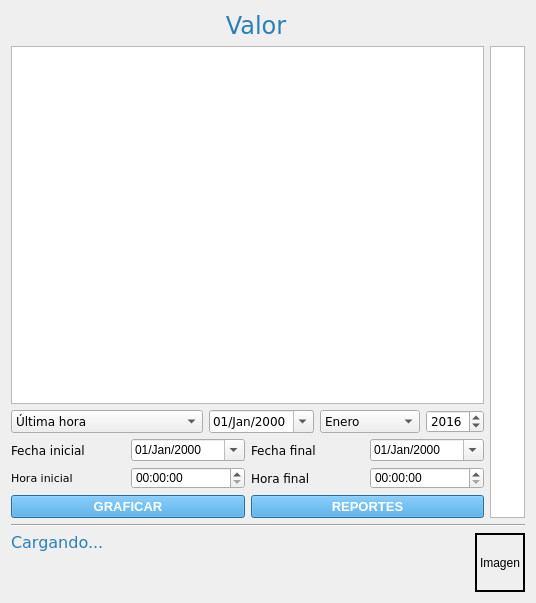
<?xml version="1.0" encoding="UTF-8"?>
<ui version="4.0">
 <class>Registros</class>
 <widget class="QWidget" name="Registros">
  <property name="geometry">
   <rect>
    <x>0</x>
    <y>0</y>
    <width>536</width>
    <height>603</height>
   </rect>
  </property>
  <property name="baseSize">
   <size>
    <width>445</width>
    <height>470</height>
   </size>
  </property>
  <property name="windowTitle">
   <string>Cargando...</string>
  </property>
  <property name="windowIcon">
   <iconset>
    <normaloff>:/sigrdap/icons/historial.png</normaloff>:/sigrdap/icons/historial.png</iconset>
  </property>
  <property name="styleSheet">
   <string notr="true">QPushButton:enabled{
background-color: #3498db;
color: rgb(255, 255, 255);
}

QPushButton:disabled{
background-color: #adc1ce;
color: rgb(255, 255, 255);
}</string>
  </property>
  <layout class="QVBoxLayout" name="verticalLayout_3">
   <item>
    <layout class="QHBoxLayout" name="horizontalLayout_2">
     <item>
      <widget class="QLabel" name="labelValor">
       <property name="sizePolicy">
        <sizepolicy hsizetype="Expanding" vsizetype="Preferred">
         <horstretch>0</horstretch>
         <verstretch>0</verstretch>
        </sizepolicy>
       </property>
       <property name="font">
        <font>
         <family>Verdana</family>
         <pointsize>18</pointsize>
         <weight>50</weight>
         <bold>false</bold>
        </font>
       </property>
       <property name="styleSheet">
        <string notr="true">color: #2980b9;</string>
       </property>
       <property name="frameShape">
        <enum>QFrame::NoFrame</enum>
       </property>
       <property name="frameShadow">
        <enum>QFrame::Plain</enum>
       </property>
       <property name="lineWidth">
        <number>1</number>
       </property>
       <property name="text">
        <string>Valor</string>
       </property>
       <property name="textFormat">
        <enum>Qt::AutoText</enum>
       </property>
       <property name="alignment">
        <set>Qt::AlignCenter</set>
       </property>
       <property name="wordWrap">
        <bool>false</bool>
       </property>
      </widget>
     </item>
     <item>
      <widget class="QLabel" name="labelDesconocido">
       <property name="toolTip">
        <string>Estado desconocido</string>
       </property>
       <property name="text">
        <string>&lt;html&gt;&lt;head/&gt;&lt;body&gt;&lt;p&gt;&lt;img src=&quot;:/Estados/icons/unknownconnection.png&quot;/&gt;&lt;/p&gt;&lt;/body&gt;&lt;/html&gt;</string>
       </property>
      </widget>
     </item>
     <item>
      <widget class="QLabel" name="labelSinConexion">
       <property name="toolTip">
        <string>Inactivo</string>
       </property>
       <property name="text">
        <string>&lt;html&gt;&lt;head/&gt;&lt;body&gt;&lt;p&gt;&lt;img src=&quot;:/Estados/icons/noconnection.png&quot;/&gt;&lt;/p&gt;&lt;/body&gt;&lt;/html&gt;</string>
       </property>
      </widget>
     </item>
     <item>
      <widget class="QLabel" name="labelIntermitente">
       <property name="toolTip">
        <string>Intermitente</string>
       </property>
       <property name="text">
        <string>&lt;html&gt;&lt;head/&gt;&lt;body&gt;&lt;p&gt;&lt;img src=&quot;:/Estados/icons/intermconnection.png&quot;/&gt;&lt;/p&gt;&lt;/body&gt;&lt;/html&gt;</string>
       </property>
      </widget>
     </item>
     <item>
      <widget class="QLabel" name="labelConectado">
       <property name="toolTip">
        <string>Activo</string>
       </property>
       <property name="text">
        <string>&lt;html&gt;&lt;head/&gt;&lt;body&gt;&lt;p&gt;&lt;img src=&quot;:/Estados/icons/goodconnection.png&quot;/&gt;&lt;/p&gt;&lt;/body&gt;&lt;/html&gt;</string>
       </property>
      </widget>
     </item>
    </layout>
   </item>
   <item>
    <layout class="QHBoxLayout" name="horizontalLayout_4">
     <item>
      <layout class="QVBoxLayout" name="verticalLayout_2">
       <item>
        <widget class="QTableWidget" name="tablaValores">
         <property name="enabled">
          <bool>true</bool>
         </property>
         <property name="sizePolicy">
          <sizepolicy hsizetype="MinimumExpanding" vsizetype="MinimumExpanding">
           <horstretch>0</horstretch>
           <verstretch>0</verstretch>
          </sizepolicy>
         </property>
         <property name="minimumSize">
          <size>
           <width>430</width>
           <height>300</height>
          </size>
         </property>
         <property name="styleSheet">
          <string notr="true">selection-color: #FFFFFF;
selection-background-color: #5bade4;
alternate-background-color: #ddf1ff;
</string>
         </property>
         <property name="horizontalScrollBarPolicy">
          <enum>Qt::ScrollBarAlwaysOff</enum>
         </property>
         <property name="alternatingRowColors">
          <bool>true</bool>
         </property>
         <property name="selectionBehavior">
          <enum>QAbstractItemView::SelectRows</enum>
         </property>
         <property name="showGrid">
          <bool>false</bool>
         </property>
         <attribute name="horizontalHeaderVisible">
          <bool>false</bool>
         </attribute>
         <attribute name="verticalHeaderVisible">
          <bool>false</bool>
         </attribute>
         <column>
          <property name="text">
           <string/>
          </property>
          <property name="font">
           <font>
            <family>Verdana</family>
           </font>
          </property>
         </column>
         <column>
          <property name="text">
           <string/>
          </property>
         </column>
         <column>
          <property name="text">
           <string/>
          </property>
         </column>
        </widget>
       </item>
       <item>
        <layout class="QHBoxLayout" name="horizontalLayout_9">
         <item>
          <widget class="QComboBox" name="seleccionarPeriodo">
           <property name="font">
            <font>
             <family>Verdana</family>
             <pointsize>9</pointsize>
            </font>
           </property>
           <item>
            <property name="text">
             <string>Última hora</string>
            </property>
           </item>
           <item>
            <property name="text">
             <string>Día</string>
            </property>
           </item>
           <item>
            <property name="text">
             <string>Mes</string>
            </property>
           </item>
           <item>
            <property name="text">
             <string>Personalizado</string>
            </property>
           </item>
          </widget>
         </item>
         <item>
          <layout class="QHBoxLayout" name="horizontalLayout_8">
           <item>
            <widget class="QDateEdit" name="day">
             <property name="font">
              <font>
               <family>Verdana</family>
               <pointsize>9</pointsize>
              </font>
             </property>
             <property name="displayFormat">
              <string>dd/MMM/yyyy</string>
             </property>
             <property name="calendarPopup">
              <bool>true</bool>
             </property>
            </widget>
           </item>
           <item>
            <widget class="QComboBox" name="month">
             <property name="enabled">
              <bool>true</bool>
             </property>
             <property name="font">
              <font>
               <family>Verdana</family>
               <pointsize>9</pointsize>
              </font>
             </property>
             <item>
              <property name="text">
               <string>Enero</string>
              </property>
             </item>
             <item>
              <property name="text">
               <string>Febrero</string>
              </property>
             </item>
             <item>
              <property name="text">
               <string>Marzo</string>
              </property>
             </item>
             <item>
              <property name="text">
               <string>Abril</string>
              </property>
             </item>
             <item>
              <property name="text">
               <string>Mayo</string>
              </property>
             </item>
             <item>
              <property name="text">
               <string>Junio</string>
              </property>
             </item>
             <item>
              <property name="text">
               <string>Julio</string>
              </property>
             </item>
             <item>
              <property name="text">
               <string>Agosto</string>
              </property>
             </item>
             <item>
              <property name="text">
               <string>Septiembre</string>
              </property>
             </item>
             <item>
              <property name="text">
               <string>Octubre</string>
              </property>
             </item>
             <item>
              <property name="text">
               <string>Noviembre</string>
              </property>
             </item>
             <item>
              <property name="text">
               <string>Diciembre</string>
              </property>
             </item>
            </widget>
           </item>
           <item>
            <widget class="QSpinBox" name="year">
             <property name="enabled">
              <bool>true</bool>
             </property>
             <property name="font">
              <font>
               <family>Verdana</family>
               <pointsize>9</pointsize>
              </font>
             </property>
             <property name="minimum">
              <number>1990</number>
             </property>
             <property name="maximum">
              <number>2199</number>
             </property>
             <property name="singleStep">
              <number>1</number>
             </property>
             <property name="value">
              <number>2016</number>
             </property>
            </widget>
           </item>
          </layout>
         </item>
        </layout>
       </item>
       <item>
        <layout class="QHBoxLayout" name="horizontalLayout_7">
         <item>
          <widget class="QLabel" name="labelFechaInicial">
           <property name="font">
            <font>
             <family>Verdana</family>
            </font>
           </property>
           <property name="text">
            <string>Fecha inicial</string>
           </property>
          </widget>
         </item>
         <item>
          <widget class="QDateEdit" name="fechaInicial">
           <property name="enabled">
            <bool>true</bool>
           </property>
           <property name="font">
            <font>
             <pointsize>9</pointsize>
            </font>
           </property>
           <property name="frame">
            <bool>true</bool>
           </property>
           <property name="keyboardTracking">
            <bool>false</bool>
           </property>
           <property name="displayFormat">
            <string>dd/MMM/yyyy</string>
           </property>
           <property name="calendarPopup">
            <bool>true</bool>
           </property>
          </widget>
         </item>
         <item>
          <widget class="QLabel" name="labelFechaFinal">
           <property name="font">
            <font>
             <family>Verdana</family>
            </font>
           </property>
           <property name="text">
            <string>Fecha final</string>
           </property>
          </widget>
         </item>
         <item>
          <widget class="QDateEdit" name="fechaFinal">
           <property name="enabled">
            <bool>true</bool>
           </property>
           <property name="font">
            <font>
             <pointsize>9</pointsize>
            </font>
           </property>
           <property name="frame">
            <bool>true</bool>
           </property>
           <property name="readOnly">
            <bool>false</bool>
           </property>
           <property name="keyboardTracking">
            <bool>false</bool>
           </property>
           <property name="displayFormat">
            <string>dd/MMM/yyyy</string>
           </property>
           <property name="calendarPopup">
            <bool>true</bool>
           </property>
           <property name="timeSpec">
            <enum>Qt::LocalTime</enum>
           </property>
          </widget>
         </item>
        </layout>
       </item>
       <item>
        <layout class="QHBoxLayout" name="horizontalLayout_6">
         <item>
          <widget class="QLabel" name="labelHoraInicial">
           <property name="font">
            <font>
             <family>Verdana</family>
             <pointsize>8</pointsize>
            </font>
           </property>
           <property name="text">
            <string>Hora inicial</string>
           </property>
          </widget>
         </item>
         <item>
          <widget class="QTimeEdit" name="horaInicial">
           <property name="enabled">
            <bool>true</bool>
           </property>
           <property name="font">
            <font>
             <pointsize>9</pointsize>
            </font>
           </property>
           <property name="displayFormat">
            <string>HH:mm:ss</string>
           </property>
           <property name="calendarPopup">
            <bool>true</bool>
           </property>
           <property name="time">
            <time>
             <hour>0</hour>
             <minute>0</minute>
             <second>0</second>
            </time>
           </property>
          </widget>
         </item>
         <item>
          <widget class="QLabel" name="labelHoraFinal">
           <property name="font">
            <font>
             <family>Verdana</family>
            </font>
           </property>
           <property name="text">
            <string>Hora final</string>
           </property>
          </widget>
         </item>
         <item>
          <widget class="QTimeEdit" name="horaFinal">
           <property name="enabled">
            <bool>true</bool>
           </property>
           <property name="font">
            <font>
             <pointsize>9</pointsize>
            </font>
           </property>
           <property name="displayFormat">
            <string>HH:mm:ss</string>
           </property>
          </widget>
         </item>
        </layout>
       </item>
       <item>
        <layout class="QHBoxLayout" name="horizontalLayout_5">
         <item>
          <widget class="QPushButton" name="botonGraficar">
           <property name="font">
            <font>
             <pointsize>10</pointsize>
             <weight>75</weight>
             <bold>true</bold>
            </font>
           </property>
           <property name="styleSheet">
            <string notr="true"/>
           </property>
           <property name="text">
            <string>GRAFICAR</string>
           </property>
           <property name="icon">
            <iconset>
             <normaloff>:/VentanaHistorial/icons/grafica.png</normaloff>:/VentanaHistorial/icons/grafica.png</iconset>
           </property>
          </widget>
         </item>
         <item>
          <widget class="QPushButton" name="botonReportes">
           <property name="font">
            <font>
             <pointsize>10</pointsize>
             <weight>75</weight>
             <bold>true</bold>
            </font>
           </property>
           <property name="styleSheet">
            <string notr="true"/>
           </property>
           <property name="text">
            <string>REPORTES</string>
           </property>
           <property name="icon">
            <iconset>
             <normaloff>:/VentanaHistorial/icons/calendario.png</normaloff>:/VentanaHistorial/icons/calendario.png</iconset>
           </property>
          </widget>
         </item>
        </layout>
       </item>
      </layout>
     </item>
     <item>
      <widget class="QGraphicsView" name="graficoBarra">
       <property name="sizePolicy">
        <sizepolicy hsizetype="Maximum" vsizetype="Expanding">
         <horstretch>0</horstretch>
         <verstretch>0</verstretch>
        </sizepolicy>
       </property>
       <property name="minimumSize">
        <size>
         <width>35</width>
         <height>0</height>
        </size>
       </property>
       <property name="maximumSize">
        <size>
         <width>35</width>
         <height>16777215</height>
        </size>
       </property>
      </widget>
     </item>
    </layout>
   </item>
   <item>
    <widget class="Line" name="line">
     <property name="orientation">
      <enum>Qt::Horizontal</enum>
     </property>
    </widget>
   </item>
   <item>
    <layout class="QHBoxLayout" name="horizontalLayout">
     <item>
      <layout class="QVBoxLayout" name="verticalLayout">
       <item>
        <widget class="QLabel" name="labelGrupo">
         <property name="font">
          <font>
           <family>Verdana</family>
           <pointsize>12</pointsize>
          </font>
         </property>
         <property name="styleSheet">
          <string notr="true">color: rgb(41, 128, 185);</string>
         </property>
         <property name="text">
          <string>Cargando...</string>
         </property>
         <property name="wordWrap">
          <bool>true</bool>
         </property>
        </widget>
       </item>
       <item>
        <widget class="QLabel" name="labelTipo">
         <property name="font">
          <font>
           <family>Verdana</family>
           <pointsize>9</pointsize>
          </font>
         </property>
         <property name="styleSheet">
          <string notr="true"/>
         </property>
         <property name="text">
          <string/>
         </property>
         <property name="wordWrap">
          <bool>true</bool>
         </property>
        </widget>
       </item>
       <item>
        <widget class="QLabel" name="labelDireccion">
         <property name="font">
          <font>
           <family>Verdana</family>
           <pointsize>9</pointsize>
          </font>
         </property>
         <property name="text">
          <string/>
         </property>
         <property name="wordWrap">
          <bool>true</bool>
         </property>
        </widget>
       </item>
      </layout>
     </item>
     <item>
      <widget class="QLabel" name="labelFoto">
       <property name="sizePolicy">
        <sizepolicy hsizetype="Fixed" vsizetype="Preferred">
         <horstretch>0</horstretch>
         <verstretch>0</verstretch>
        </sizepolicy>
       </property>
       <property name="frameShape">
        <enum>QFrame::WinPanel</enum>
       </property>
       <property name="frameShadow">
        <enum>QFrame::Plain</enum>
       </property>
       <property name="text">
        <string>Imagen</string>
       </property>
      </widget>
     </item>
    </layout>
   </item>
  </layout>
 </widget>
 <resources/>
 <connections/>
</ui>
